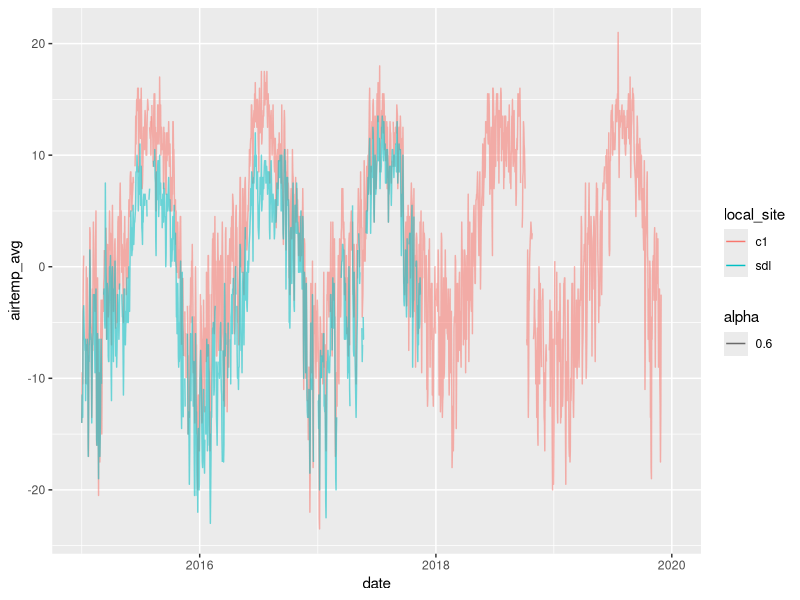

The R script that drew this image:
# Load required packages
library(tidyverse)
library(lubridate)

# load Niwot airtemp data from saddle and C1 (and change date format)
airtemp_saddle <- read.csv(file = "data_derived/Niwot_airtemp_saddle.csv") %>%
    mutate(date = as.Date(date, format="%Y-%m-%d")) %>%
    filter(date >= as.Date('2015-01-01'))

airtemp_C1 <- read.csv(file = "data_derived/Niwot_airtemp_C1.csv") %>%
    mutate(date = as.Date(date, format="%Y-%m-%d")) %>%
    filter(date >= as.Date('2015-01-01'))

# combine and clip the datasets
airtemp_combined <- rbind(airtemp_saddle, airtemp_C1)

# compare temperature at the two sites 
# Look at precip over time (by day)
ggplot(airtemp_combined, aes(x=date, y=airtemp_avg)) +
    geom_line(aes(colour=local_site, alpha=.6))

t.test(airtemp_avg ~ local_site, data = airtemp_combined)
# We see higher (and significantly different) temps at C1
# Also - sadly - it looks like the "ongoing" saddle data ends at the end of 2017
# I guess we just use C1 temps to generate GDD for the model?  Not 100% accurate, but... 
